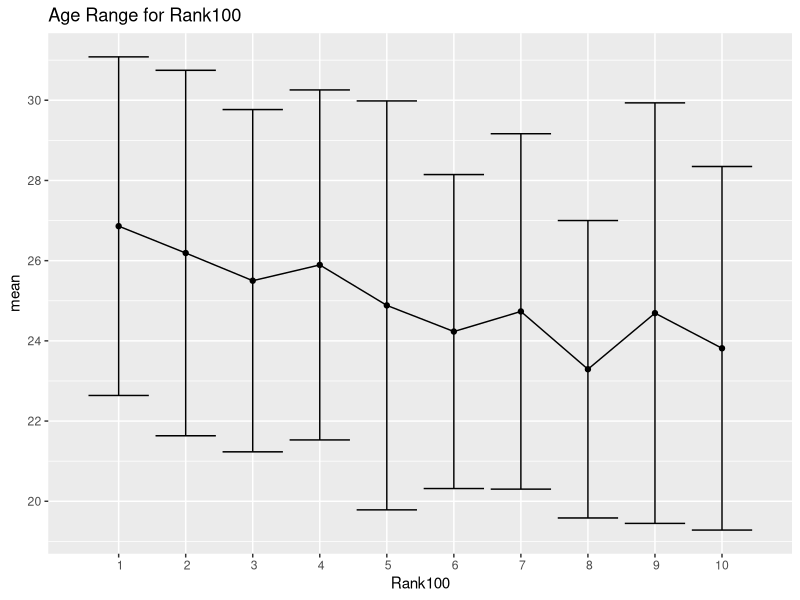
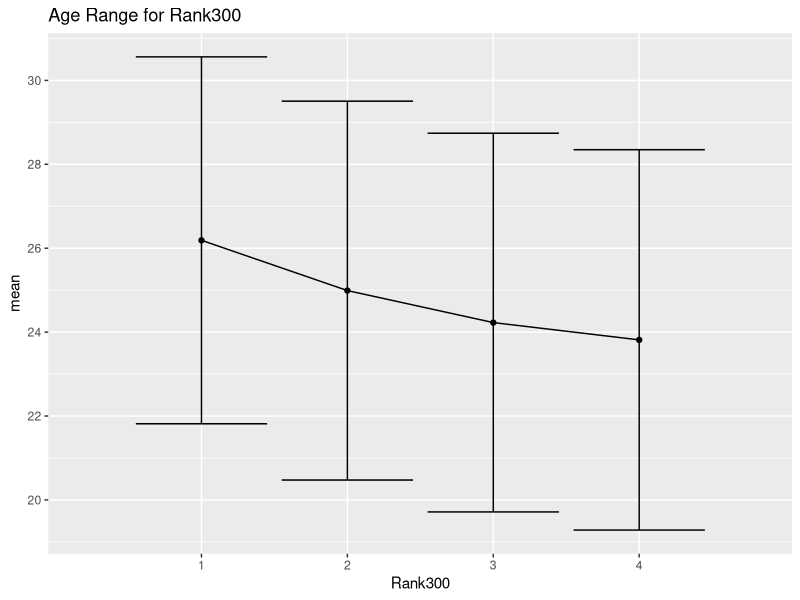
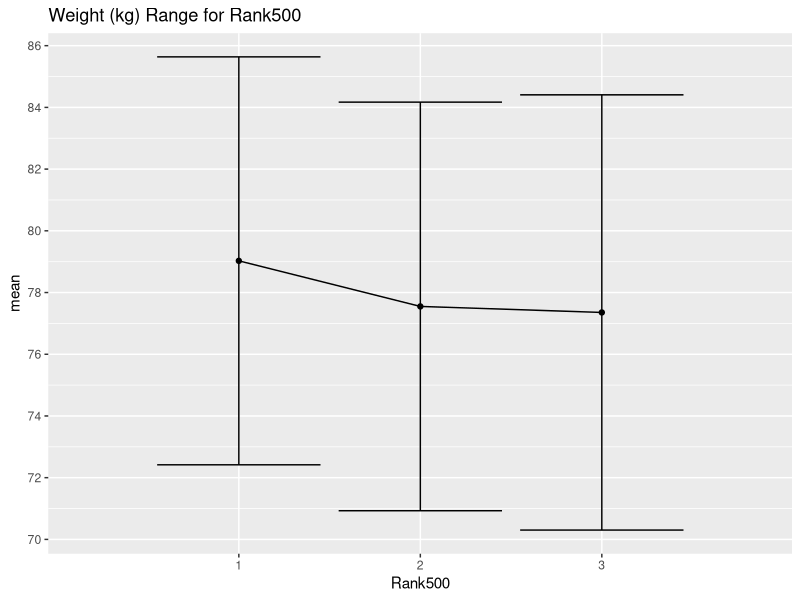

Write R code to recreate these figures, in order.
## ---- chunk 1
data <- read.csv('data.csv', header=TRUE)
## ---- chunk 2

#Removing Unused Columns
data <- data[c(-1, -5, -6, -8, -9, -12, -13, -14, -15, -16, -20, -22, -27, -29, -33)]

## ---- chunk 3

anthropometric <- c("Age", "Weightkg", "Heightcm")
service        <- c("X.1stServe", "X.1stServePointsWon", "X.2ndServePointsWon",
                    "BreakPointsSaved", "ServiceGamesWon", "TotalServicePointsWon")
return_vars    <- c("X.1stServeReturnPointsWon", "X.2ndServeReturnPointsWon",
                    "BreakPointsConverted", "ReturnGamesWon", "ReturnPointsWon",
                    "TotalPointsWon")

# Drop NAs only for variables relevant to each model
data_anthro_100   <- na.omit(data[, c(anthropometric, "Rank100")])
data_service_100  <- na.omit(data[, c(service, "Rank100")])
data_return_100   <- na.omit(data[, c(return_vars, "Rank100")])

data_anthro_300   <- na.omit(data[, c(anthropometric, "Rank300")])
data_service_300  <- na.omit(data[, c(service, "Rank300")])
data_return_300   <- na.omit(data[, c(return_vars, "Rank300")])

data_anthro_500   <- na.omit(data[, c(anthropometric, "Rank500")])
data_service_500  <- na.omit(data[, c(service, "Rank500")])
data_return_500   <- na.omit(data[, c(return_vars, "Rank500")])

## ---- chunk 4

library(tidyverse)

data_anthro_100 %>% group_by(Rank100) %>% summarise(mean = mean(Age), sd = sd(Age)) %>% ggplot(mapping = aes(x = Rank100, y = mean)) + geom_point() + geom_line() + geom_errorbar(aes(ymin = mean - sd, ymax = mean + sd)) + scale_x_discrete(limits = 1:10) + scale_y_continuous(breaks = scales::breaks_width(2)) + labs(title = "Age Range for Rank100")

data_anthro_300 %>% group_by(Rank300) %>% summarise(mean = mean(Age), sd = sd(Age)) %>% ggplot(mapping = aes(x = Rank300, y = mean)) + geom_point() + geom_line() + geom_errorbar(aes(ymin = mean - sd, ymax = mean + sd)) + scale_x_discrete(limits = 1:4) + scale_y_continuous(breaks = scales::breaks_width(2)) + labs(title = "Age Range for Rank300")

data_anthro_500 %>% group_by(Rank500) %>% summarise(mean = mean(Weightkg), sd = sd(Weightkg)) %>% ggplot(mapping = aes(x = Rank500, y = mean)) + geom_point() + geom_line() + geom_errorbar(aes(ymin = mean - sd, ymax = mean + sd)) + scale_x_discrete(limits = 1:3) + scale_y_continuous(breaks = scales::breaks_width(2)) + labs(title = "Weight (kg) Range for Rank500")

## ---- chunk 5
library(nnet)

data$Rank100 <- factor(data$Rank100)
data$Rank300 <- factor(data$Rank300)
data$Rank500 <- factor(data$Rank500)

#100 models (anthro, service, return)
m1 <- multinom(Rank100 ~ Age + Weightkg + Heightcm, data = data)
m2 <- multinom(Rank100 ~ X.1stServe + X.1stServePointsWon + X.2ndServePointsWon + BreakPointsSaved + ServiceGamesWon + TotalServicePointsWon, data = data)
m3 <- multinom(Rank100 ~ X.1stServeReturnPointsWon + X.2ndServeReturnPointsWon + BreakPointsConverted + ReturnGamesWon + ReturnPointsWon + TotalPointsWon, data = data)

#300 models (anthro, service, return)
m4 <- multinom(Rank300 ~ Age + Weightkg + Heightcm, data = data)
m5 <- multinom(Rank300 ~ X.1stServe + X.1stServePointsWon + X.2ndServePointsWon + BreakPointsSaved + ServiceGamesWon + TotalServicePointsWon, data = data)
m6 <- multinom(Rank300 ~ X.1stServeReturnPointsWon + X.2ndServeReturnPointsWon + BreakPointsConverted + ReturnGamesWon + ReturnPointsWon + TotalPointsWon, data = data)

#500 models (anthro, service, return)
m7 <- multinom(Rank500 ~ Age + Weightkg + Heightcm, data = data)
m8 <- multinom(Rank500 ~ X.1stServe + X.1stServePointsWon + X.2ndServePointsWon + BreakPointsSaved + ServiceGamesWon + TotalServicePointsWon, data = data)
m9 <- multinom(Rank500 ~ X.1stServeReturnPointsWon + X.2ndServeReturnPointsWon + BreakPointsConverted + ReturnGamesWon + ReturnPointsWon + TotalPointsWon, data = data)

summary(m1)
summary(m2)
summary(m3)
summary(m4)
summary(m5)
summary(m6)
summary(m7)
summary(m8)
summary(m9)

AIC(m1, m2, m3, m4, m5, m6, m7, m8, m9)
BIC(m1, m2, m3, m4, m5, m6, m7, m8, m9)

## ---- chunk 6
LRT <- function(response, predictors, dataset) {
  full_formula <- as.formula(paste(response, "~", paste(predictors, collapse = " + ")))
  full_model <- multinom(full_formula, data = dataset)
  
  results <- data.frame(Predictor = predictors)
  
  for (i in 1:length(predictors)) {
    reduced_predictors <- predictors[-i]
    reduced_formula <- as.formula(paste(response, "~", paste(reduced_predictors, collapse = " + ")))
    reduced_model <- multinom(reduced_formula, data = dataset)
    
    results$p_value[i] <- 1 - pchisq(reduced_model$deviance - full_model$deviance, length(coef(full_model)) - length(coef(reduced_model)))
  }
  
  return(results)
}

LRT("Rank100", anthropometric, data_anthro_100)
LRT("Rank100", service, data_service_100)
LRT("Rank100", return_vars, data_return_100)

LRT("Rank300", anthropometric, data_anthro_300)
LRT("Rank300", service, data_service_300)
LRT("Rank300", return_vars, data_return_300)

LRT("Rank500", anthropometric, data_anthro_500)
LRT("Rank500", service, data_service_500)
LRT("Rank500", return_vars, data_return_500)
